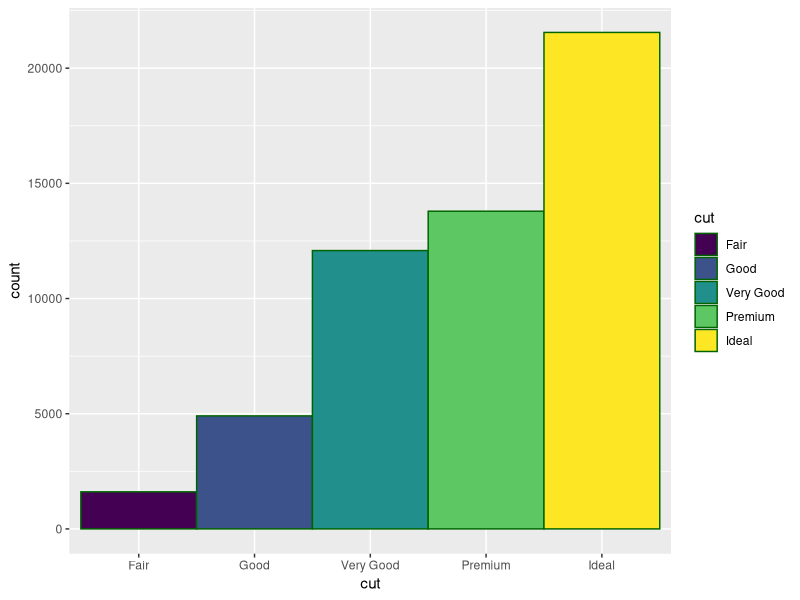
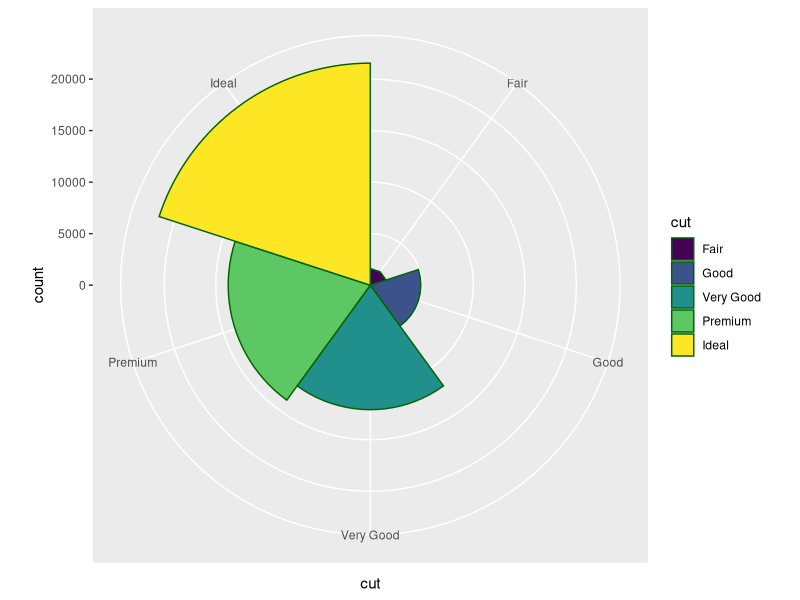
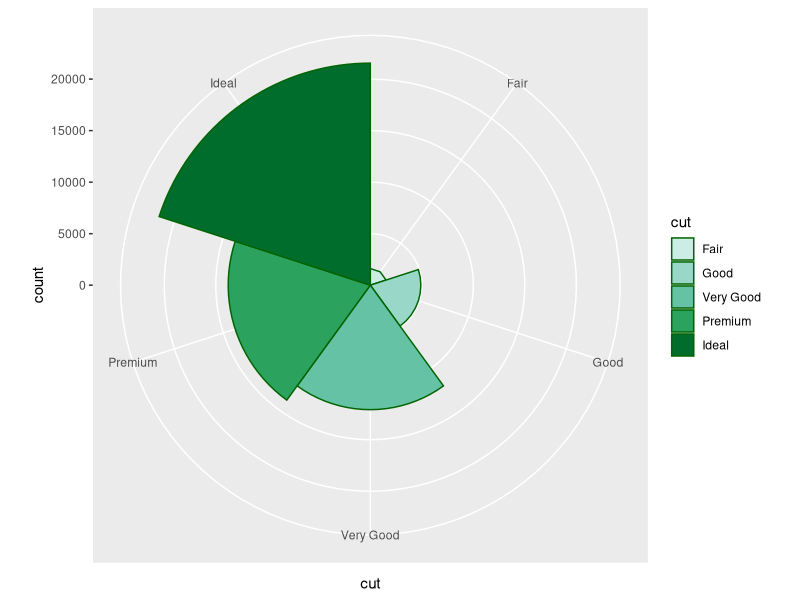
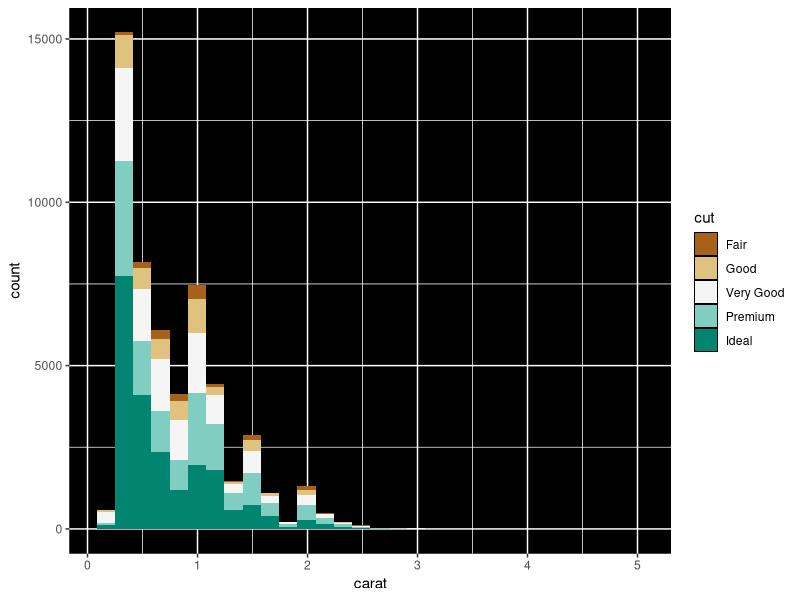

These figures' R source, in order:
# Hi thanks for forking this repo!
# The entire purpose of this repository is to practise forking, merging,
# pushing and pulling.
# Once you have 'forked' this repository please 'clone' it to your hard drive.
# Then please make some edits to your local copy of this file, save them,
# commit the save and send me a 'pull request' i.e. a request that I 'merge'
# your changes into the master branch of this repository.

# First Step: read <https://help.github.com/articles/fork-a-repo/>
# Second Step: read <https://help.github.com/articles/cloning-a-repository/>
# Third Step: Open a local copy of this file on you computer and make some
#             changes.


# Beginning of R code:
# A ggplot2 example with using the diamonds data that come with the ggplot2
# package:

library(ggplot2)

p1 <- ggplot(aes(x = cut, fill = cut), data = diamonds) + geom_bar(width = 1, colour = 'darkgreen')

# Executing the named plot object produces a bar chart:

p1

# Changing the coordinate system produces a coxcomb plot:

p1 + coord_polar()

# Using HEX colour codes in a manual scale:

p1 + coord_polar() + scale_fill_manual(values = c('#ccece6', '#99d8c9', '#66c2a4', '#2ca25f','#006d2c'))

# Creating a second plot to practise using HEX colour codes in a manual scale:

p2 <- ggplot(aes(x = carat), data = diamonds)
p2 + geom_histogram(aes(fill = cut)) + scale_fill_manual(values = c('#a6611a', '#dfc27d', '#f5f5f5', '#80cdc1', '#018571')) + theme(panel.background = element_rect(fill = 'black'))

# Please edit the above code to change something about the plot 'p1' or add some
# code to make a new plot then save your changes to your copy of this file.
# Next commit these changes to your fork and send me a pull request.
# See <https://help.github.com/articles/creating-a-pull-request/>

# I'll then review your pull request and most likely merge it into the
# repository
# <https://help.github.com/articles/merging-a-pull-request/>
# Ok over to you!




